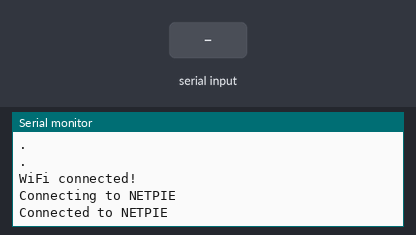
A sketch run on a simulated ESP32. Shown: the last lines printed to the serial monitor. The test bench sets the inputs (shaded band). WiFi joins after 1.5 s; servers stay silent unless stated; no MQTT or app messages arrive unless stated.

Above: at 3.2 s.
3.3 s: "1\n" received over the second serial link
At 4.5 s:
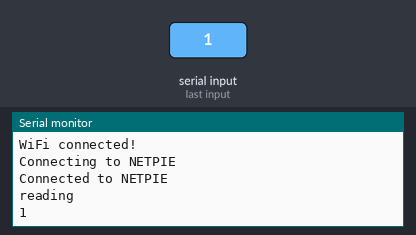
4.8 s: "0\n" received over the second serial link
At 5.7 s:
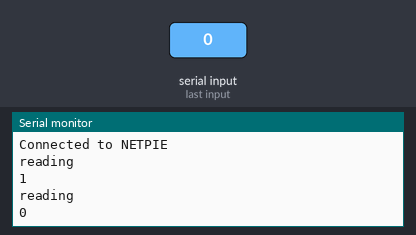
6.3 s: "2\n" received over the second serial link
At 6.8 s:
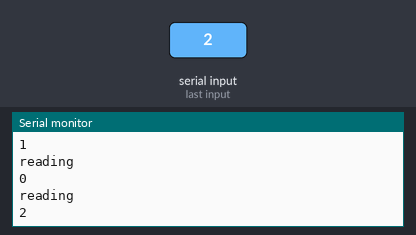

The sketch:

nodemcu.ino
```cpp
#include "config.h"
#include <WiFi.h>
#include <PubSubClient.h>
#include <ArduinoJson.h>
#include <HardwareSerial.h>

WiFiClient espClient;
PubSubClient client(espClient);

double temperature;
double humidity;
double dust_density;
char msg[100];
unsigned long previousMillis = 0;
const unsigned long interval = 60000;
bool isReceived = false;

HardwareSerial stmSerial(2);

void setup() {
  Serial.begin(115200);
  Serial.println("Starting...");
  WiFi.begin(WIFI_SSID, WIFI_PASSWORD);
  while(WiFi.status() != WL_CONNECTED) {
    delay(1000);
    Serial.println(".");
  }
  Serial.println("WiFi connected!");
  client.setServer(MQTT_SERVER, MQTT_PORT);
  stmSerial.begin(115200, SERIAL_8N1, 16, 17);
}

void loop() {
  if (!client.connected()) {
    reconnect();
  }
  client.loop();

  if (stmSerial.available()) {
    Serial.println("reading");
    String rawdata = stmSerial.readStringUntil('\n');
    rawdata.trim();

    String _temp = split(rawdata, ' ', 0);
    String _humid = split(rawdata, ' ', 1);
    String _dust = split(rawdata, ' ', 2);
    Serial.println(rawdata);
    if((_temp != "") && (_humid != "") && (_dust != "")) {
      bool validData = true;
      double temp = _temp.toDouble();
      double humid = _humid.toDouble();
      double dust = _dust.toDouble();

      if (_temp != String(temp) || _humid != String(humid) || _dust != String(dust)) validData = false;

      if (validData) {
        Serial.println(temp);
        Serial.println(humid);
        Serial.println(dust);
        temperature = temp;
        humidity = humid;
        dust_density = dust;
        isReceived = true;
      }
    }
  }

  unsigned long currentMillis = millis();
  if (isReceived && (currentMillis - previousMillis >= interval || previousMillis == 0)) {
    previousMillis = currentMillis;
    JsonDocument doc;
    JsonObject dataObject = doc.createNestedObject("data");
    dataObject["temperature"]=round(temperature * 10)/10.0;
    dataObject["humidity"]=round(humidity * 10)/10.0;
    dataObject["dust_density"]=round(dust_density * 10)/10.0;
    String data;
    serializeJson(doc, data);
    data.toCharArray(msg, (data.length()+1));
    Serial.println("Sending Data: " + data);
    client.publish("@shadow/data/update", msg);
    Serial.println("Sent");
    delay(1000);
  }
}

void reconnect() {
  while(!client.connected()) {
    Serial.println("Connecting to NETPIE");
    if (client.connect(MQTT_CLIENT, MQTT_TOKEN, MQTT_SECRET)) {
      Serial.println("Connected to NETPIE");
    } else {
      Serial.println("Failed, retrying");
      delay(5000);
    }
  }
}

String split(String data, char separator, int index) {
    int found = 0;
    int strIndex[] = { 0, -1 };
    int maxIndex = data.length() - 1;

    for (int i = 0; i <= maxIndex && found <= index; i++) {
        if (data.charAt(i) == separator || i == maxIndex) {
            found++;
            strIndex[0] = strIndex[1] + 1;
            strIndex[1] = (i == maxIndex) ? i+1 : i;
        }
    }
    return found > index ? data.substring(strIndex[0], strIndex[1]) : "";
}
```

config_example.h
```cpp
#ifndef CONFIG_H
#define CONFIG_H

#include <Arduino.h>

#define WIFI_SSID ""
#define WIFI_PASSWORD ""
#define MQTT_SERVER "mqtt.netpie.io"
#define MQTT_PORT 1883
#define MQTT_CLIENT ""
#define MQTT_SECRET ""
#define MQTT_TOKEN ""

#endif
```

Measured:
- after the input at 3.3 s, the serial monitor: prints a new line at once (image 1)
- after the input at 4.8 s, the serial monitor: prints a new line at once (image 2)
- after the input at 6.3 s, the serial monitor: prints a new line at once (image 3)
